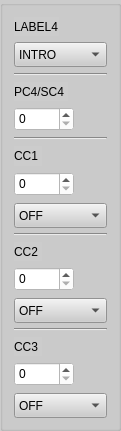
     <widget class="QGroupBox" name="columnbox4">
      <property name="geometry">
       <rect>
        <x>360</x>
        <y>50</y>
        <width>121</width>
        <height>431</height>
       </rect>
      </property>
      <property name="styleSheet">
       <string notr="true">background-color: rgb(204, 204, 204);</string>
      </property>
      <layout class="QVBoxLayout" name="verticalLayout_8">
       <item>
        <widget class="QLabel" name="label_BankPC1_4">
         <property name="sizePolicy">
          <sizepolicy hsizetype="Fixed" vsizetype="Preferred">
           <horstretch>0</horstretch>
           <verstretch>0</verstretch>
          </sizepolicy>
         </property>
         <property name="maximumSize">
          <size>
           <width>16777215</width>
           <height>30</height>
          </size>
         </property>
         <property name="text">
          <string>LABEL4</string>
         </property>
        </widget>
       </item>
       <item>
        <widget class="QComboBox" name="presetLabel1_4">
         <property name="minimumSize">
          <size>
           <width>0</width>
           <height>25</height>
          </size>
         </property>
         <property name="styleSheet">
          <string notr="true">background-color: rgb(204, 204, 204);</string>
         </property>
         <item>
          <property name="text">
           <string>INTRO</string>
          </property>
         </item>
         <item>
          <property name="text">
           <string>VERSE</string>
          </property>
         </item>
         <item>
          <property name="text">
           <string>CHORUS</string>
          </property>
         </item>
         <item>
          <property name="text">
           <string>SOLO</string>
          </property>
         </item>
         <item>
          <property name="text">
           <string>OUTRO</string>
          </property>
         </item>
         <item>
          <property name="text">
           <string>BRIDGE</string>
          </property>
         </item>
        </widget>
       </item>
       <item>
        <widget class="Line" name="line_5">
         <property name="orientation">
          <enum>Qt::Horizontal</enum>
         </property>
        </widget>
       </item>
       <item>
        <widget class="QLabel" name="label_PC1_4">
         <property name="sizePolicy">
          <sizepolicy hsizetype="Fixed" vsizetype="Preferred">
           <horstretch>0</horstretch>
           <verstretch>0</verstretch>
          </sizepolicy>
         </property>
         <property name="maximumSize">
          <size>
           <width>16777215</width>
           <height>30</height>
          </size>
         </property>
         <property name="text">
          <string>PC4/SC4 </string>
         </property>
        </widget>
       </item>
       <item>
        <widget class="QSpinBox" name="spinBox_PC1_4">
         <property name="sizePolicy">
          <sizepolicy hsizetype="Fixed" vsizetype="Fixed">
           <horstretch>0</horstretch>
           <verstretch>0</verstretch>
          </sizepolicy>
         </property>
         <property name="minimumSize">
          <size>
           <width>60</width>
           <height>24</height>
          </size>
         </property>
         <property name="maximumSize">
          <size>
           <width>60</width>
           <height>16777215</height>
          </size>
         </property>
         <property name="styleSheet">
          <string notr="true">background-color: rgb(255, 255, 255);</string>
         </property>
         <property name="accelerated">
          <bool>true</bool>
         </property>
         <property name="maximum">
          <number>127</number>
         </property>
        </widget>
       </item>
       <item>
        <widget class="Line" name="line_15">
         <property name="orientation">
          <enum>Qt::Horizontal</enum>
         </property>
        </widget>
       </item>
       <item>
        <widget class="QLabel" name="label_CC1_4">
         <property name="sizePolicy">
          <sizepolicy hsizetype="Fixed" vsizetype="Preferred">
           <horstretch>0</horstretch>
           <verstretch>0</verstretch>
          </sizepolicy>
         </property>
         <property name="maximumSize">
          <size>
           <width>16777215</width>
           <height>30</height>
          </size>
         </property>
         <property name="text">
          <string>CC1 </string>
         </property>
        </widget>
       </item>
       <item>
        <widget class="QSpinBox" name="spinBox_CC1_4">
         <property name="sizePolicy">
          <sizepolicy hsizetype="Fixed" vsizetype="Fixed">
           <horstretch>0</horstretch>
           <verstretch>0</verstretch>
          </sizepolicy>
         </property>
         <property name="minimumSize">
          <size>
           <width>60</width>
           <height>24</height>
          </size>
         </property>
         <property name="maximumSize">
          <size>
           <width>60</width>
           <height>16777215</height>
          </size>
         </property>
         <property name="styleSheet">
          <string notr="true">background-color: rgb(255, 255, 255);</string>
         </property>
         <property name="accelerated">
          <bool>true</bool>
         </property>
         <property name="maximum">
          <number>127</number>
         </property>
        </widget>
       </item>
       <item>
        <widget class="QComboBox" name="onoff1_4">
         <property name="minimumSize">
          <size>
           <width>0</width>
           <height>25</height>
          </size>
         </property>
         <property name="maximumSize">
          <size>
           <width>16777215</width>
           <height>22</height>
          </size>
         </property>
         <property name="styleSheet">
          <string notr="true">background-color: rgb(204, 204, 204);</string>
         </property>
         <item>
          <property name="text">
           <string>OFF</string>
          </property>
         </item>
         <item>
          <property name="text">
           <string>ON</string>
          </property>
         </item>
        </widget>
       </item>
       <item>
        <widget class="Line" name="line_46">
         <property name="orientation">
          <enum>Qt::Horizontal</enum>
         </property>
        </widget>
       </item>
       <item>
        <widget class="QLabel" name="label_CC2_4">
         <property name="sizePolicy">
          <sizepolicy hsizetype="Fixed" vsizetype="Preferred">
           <horstretch>0</horstretch>
           <verstretch>0</verstretch>
          </sizepolicy>
         </property>
         <property name="maximumSize">
          <size>
           <width>16777215</width>
           <height>30</height>
          </size>
         </property>
         <property name="text">
          <string>CC2 </string>
         </property>
        </widget>
       </item>
       <item>
        <widget class="QSpinBox" name="spinBox_CC2_4">
         <property name="sizePolicy">
          <sizepolicy hsizetype="Fixed" vsizetype="Fixed">
           <horstretch>0</horstretch>
           <verstretch>0</verstretch>
          </sizepolicy>
         </property>
         <property name="minimumSize">
          <size>
           <width>60</width>
           <height>24</height>
          </size>
         </property>
         <property name="maximumSize">
          <size>
           <width>60</width>
           <height>16777215</height>
          </size>
         </property>
         <property name="styleSheet">
          <string notr="true">background-color: rgb(255, 255, 255);</string>
         </property>
         <property name="accelerated">
          <bool>true</bool>
         </property>
         <property name="maximum">
          <number>127</number>
         </property>
        </widget>
       </item>
       <item>
        <widget class="QComboBox" name="onoff2_4">
         <property name="minimumSize">
          <size>
           <width>0</width>
           <height>25</height>
          </size>
         </property>
         <property name="maximumSize">
          <size>
           <width>16777215</width>
           <height>22</height>
          </size>
         </property>
         <property name="styleSheet">
          <string notr="true">background-color: rgb(204, 204, 204);</string>
         </property>
         <item>
          <property name="text">
           <string>OFF</string>
          </property>
         </item>
         <item>
          <property name="text">
           <string>ON</string>
          </property>
         </item>
        </widget>
       </item>
       <item>
        <widget class="Line" name="line_33">
         <property name="orientation">
          <enum>Qt::Horizontal</enum>
         </property>
        </widget>
       </item>
       <item>
        <widget class="QLabel" name="label_CC3_4">
         <property name="sizePolicy">
          <sizepolicy hsizetype="Fixed" vsizetype="Preferred">
           <horstretch>0</horstretch>
           <verstretch>0</verstretch>
          </sizepolicy>
         </property>
         <property name="maximumSize">
          <size>
           <width>16777215</width>
           <height>30</height>
          </size>
         </property>
         <property name="text">
          <string>CC3 </string>
         </property>
        </widget>
       </item>
       <item>
        <widget class="QSpinBox" name="spinBox_CC3_4">
         <property name="sizePolicy">
          <sizepolicy hsizetype="Fixed" vsizetype="Fixed">
           <horstretch>0</horstretch>
           <verstretch>0</verstretch>
          </sizepolicy>
         </property>
         <property name="minimumSize">
          <size>
           <width>60</width>
           <height>24</height>
          </size>
         </property>
         <property name="maximumSize">
          <size>
           <width>60</width>
           <height>16777215</height>
          </size>
         </property>
         <property name="styleSheet">
          <string notr="true">background-color: rgb(255, 255, 255);</string>
         </property>
         <property name="accelerated">
          <bool>true</bool>
         </property>
         <property name="maximum">
          <number>127</number>
         </property>
        </widget>
       </item>
       <item>
        <widget class="QComboBox" name="onoff3_4">
         <property name="minimumSize">
          <size>
           <width>0</width>
           <height>25</height>
          </size>
         </property>
         <property name="maximumSize">
          <size>
           <width>16777215</width>
           <height>22</height>
          </size>
         </property>
         <property name="styleSheet">
          <string notr="true">background-color: rgb(204, 204, 204);</string>
         </property>
         <item>
          <property name="text">
           <string>OFF</string>
          </property>
         </item>
         <item>
          <property name="text">
           <string>ON</string>
          </property>
         </item>
        </widget>
       </item>
      </layout>
     </widget>
